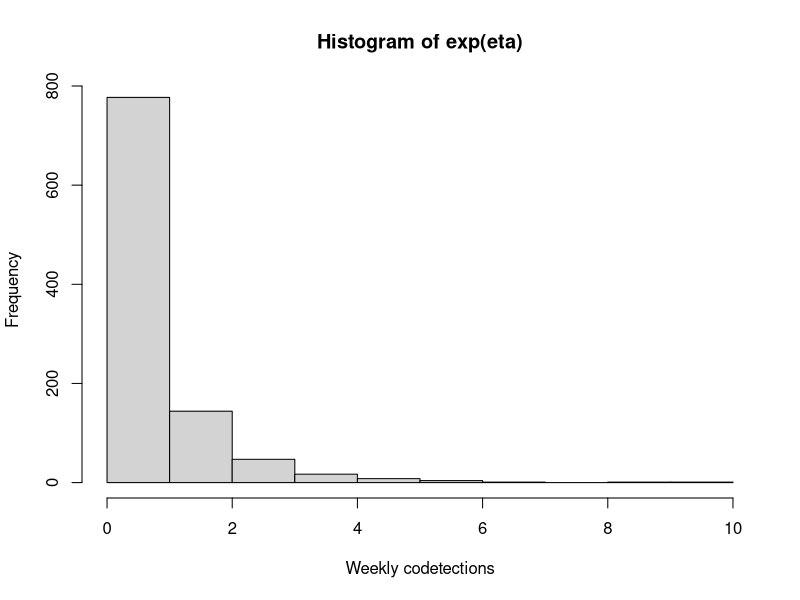

Generate this figure with R: (Note: this script raises an error after producing the figure.)
## ---- chunk 1
#| label: fig-prior-intercept
#| fig-cap: "Resulting outcome distribution given weakly-informative prior"
set.seed(1818)
eta <- rnorm(1000, mean=-0.75)
hist(exp(eta), xlab="Weekly codetections")
## ---- chunk 2
# rescale predictors for aided interpretability & convergence
wpp[, hmpvr:=scale(hmpv / tested)]
wpp[, rsvr:=scale(rsv / tested)]
wpp[, cocirc:=scale(hmpvr * rsvr)]
## ---- chunk 3
#| output: false
# estimate frequentist model
fit.freq <- glm(codetected ~ hmpvr + rsvr + cocirc, offset=log(tested),
                data=wpp, family=poisson)
# estimate Bayesian version
fit.bayes <- stan_glm(
  codetected ~ hmpvr + rsvr + cocirc, offset=log(tested),
  data=wpp, family=poisson,
  prior=normal(0, 2.5),
  prior_intercept=normal(-0.75, 1),
  seed=2024)
## ---- chunk 4
mcmc_areas(fit.bayes, pars=c("hmpvr", "rsvr", "cocirc"))
## ---- chunk 5
# generate outcome replicates based on posterior draws
yrep <- posterior_predict(fit.bayes)
## ---- chunk 6
#| label: fig-check-pzero
#| fig-cap: "The proportion of weeks with zero codetections is drawn with the solid blue line. The posterior predictive distribution is shown in the light blue histogram. Because the distribution is centered around the observed value, this check indicates a proper model fit."
pzero <- function(y) mean(y==0)
pp_check(fit.bayes, plotfun="stat", stat="pzero", binwidth=0.01)
## ---- chunk 7
#| label: fig-check-consec
#| fig-cap: "A posterior predictive check of the proportion of consecutive weeks with codetections suggests the model tends to overestimate frequencies of this event. One possible explanation for this phenomenon is serial correlation--weekly codetections might be (negatively) correlated meaning a codetection in one week is associated with lower likelihood of codetection in an adjacent week. While not fatal, this shift in the distribution suggests a potential flaw in the model assumptions."
pconsec <- function(y) mean(y * lag(y))
pp_check(fit.bayes, plotfun="stat", stat="pconsec", binwidth=0.01)
## ---- chunk 8
newdata <- data.table(hmpvr=c(2.2, 0.9), rsvr=c(-0.5, 1.9))
newdata[, cocirc:=hmpvr * rsvr]
newdata[, cocircr:=(cocirc - wpp[, mean(hmpvr * rsvr)]) / wpp[, sd(hmpvr * rsvr)]]
## ---- chunk 9
ynew <- posterior_predict(fit.bayes, newdata, offset=rep(log(100), 2))
summary(apply(ynew, 1, diff))
## ---- chunk 10
# plotting the low co-circulation scenario
p1 <- wpp[between(round, as.IDate("2021-10-01"), as.IDate("2022-04-01"))] |>
  melt(id.vars=c(1:2, 5:8), variable.name="virus", value.name="cases") |>
  ggplot(aes(x=round, y=cases, fill=virus)) +
  geom_col(position="identity", width=4, alpha=0.5) +
  scale_x_date(limits=c(as.IDate("2021-10-01"), as.IDate("2022-04-01"))) +
  geom_vline(xintercept=as.IDate("2021-12-24"), linetype="dashed") +
  xlab(NULL)
# plotting the high co-circulation scenario
p2 <- wpp[between(round, as.IDate("2017-10-01"), as.IDate("2018-04-01"))] |>
  melt(id.vars=c(1:2, 5:8), variable.name="virus", value.name="cases") |>
  ggplot(aes(x=round, y=cases, fill=virus)) +
  geom_col(position="identity", width=4, alpha=0.5) +
  scale_x_date(limits=c(as.IDate("2017-10-01"), as.IDate("2018-04-01"))) +
  geom_vline(xintercept=as.IDate("2017-12-24"), linetype="dashed") +
  xlab(NULL)
# plotting the simulated differences in scenarios
p3 <- data.frame(ydiff=ynew[, 2] - ynew[, 1]) |>
  ggplot(aes(x=ydiff)) +
  geom_bar() +
  labs(x="Co-detections per 100 cases")
## ---- chunk 11
#| label: fig-simulated-diffs
#| fig-cap: "The subplots in the top row demonstrate actual case counts for two co-circulating viruses. During the 2017-18 season, co-circulation was high. During the 2021-22 season, co-circulation was low. The histogram on the bottom demonstrates simulated co-detections for the week of Dec 24, taking the difference between the former and latter seasons. When the difference is greater than zero, we expect that co-circulation would result in higher co-detection likelihood."
ggpubr::ggarrange(p2, p1, NULL, p3, nrow=2, ncol=2, common.legend=TRUE,
                  labels=c("2017-18", "2021-22", NA, "Simulated differences"))
## ---- chunk 12
# relatively involved data preparation
wpp[, resp_season:=fcase(
  round < as.IDate("2017-07-01"), "2016-17",
  round < as.IDate("2018-07-01"), "2017-18",
  round < as.IDate("2019-07-01"), "2018-19",
  round < as.IDate("2020-07-01"), "2019-20",
  round < as.IDate("2021-07-01"), "2020-21",
  round < as.IDate("2022-07-01"), "2021-22",
  round < as.IDate("2023-07-01"), "2022-23",
  round < as.IDate("2024-07-01"), "2023-24",
  default="2024-25")]
peaks <- wpp[, .(peak_hmpv=max(hmpv / tested), peak_rsv=max(rsv / tested)),
             by=resp_season]
# weekly circulation indicators (WCI)
wci <- merge(wpp, peaks)
wci[, hmpvc:=fcase(
  (hmpv / tested) > 0.02 & lag(hmpv / tested) > 0.02, 1, ## 2-consecutive 2% weeks
  (hmpv / tested) > (0.5 * peak_hmpv), 1, ## circulation is >50% of seasonal peak
  default=0)]
wci[, rsvc:=fcase(
  (rsv / tested) > 0.05 & lag(rsv / tested) > 0.05, 1, ## 2-consecutive 5% weeks
  (rsv / tested) > (0.1 * peak_rsv), 1, ## circulation is >10% of seasonal peak
  default=0)]
# define categorical predictor for circulation "state"
wci[, circ_state:=fcase(
  rsvc==1 & hmpvc==1, "both",
  rsvc==0 & hmpvc==0, "neither",
  default="single")]
wci[, circ_state:=factor(circ_state, c("single", "neither", "both"))]
## ---- chunk 13
#| output: false
# estimate frequentist model
fit.freq2 <- glm(codetected ~ circ_state, offset=log(tested),
                 data=wci, family=poisson)
# estimate Bayesian version
fit.bayes2 <- stan_glm(
  codetected ~ circ_state, offset=log(tested),
  data=wci, family=poisson,
  prior=normal(0, 2.5),
  prior_intercept=normal(-0.75, 1),
  seed=2024)
## ---- chunk 14
mcmc_areas(fit.bayes2, pars=c("neither", "both"))
